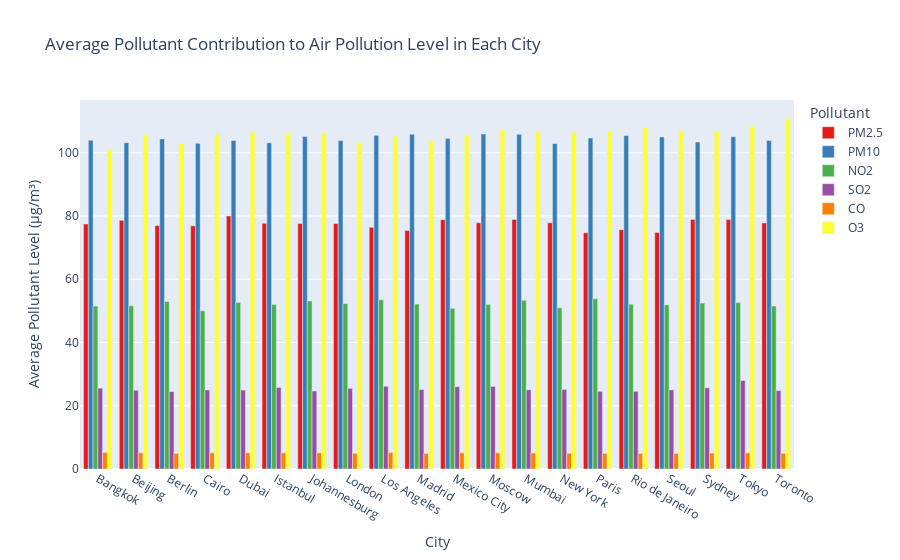

The code cell stored with this chart in its notebook:
### Markdown cell above
*Analysis steps:*

### Code cell
pollutant_columns = ['PM2.5', 'PM10', 'NO2', 'SO2', 'CO', 'O3']
city_pollutants = data.groupby('City')[pollutant_columns].mean().reset_index()

# Melt the dataframe to a long format for visualization
city_pollutants_melted = city_pollutants.melt(id_vars='City', 
                                              value_vars=pollutant_columns, 
                                              var_name='Pollutant', 
                                              value_name='Average Level')

# Step 8: Visualize pollutant contributions per city
fig_pollutants = px.bar(city_pollutants_melted, 
                        x='City', 
                        y='Average Level',
                        color='Pollutant',
                        title='Average Pollutant Contribution to Air Pollution Level in Each City',
                        labels={'Average Level': 'Average Pollutant Level (µg/m³)', 'City': 'City'},
                        barmode='group',
                        color_discrete_sequence=px.colors.qualitative.Set1)
fig_pollutants.update_layout(template='plotly')
fig_pollutants.show()

### Figure 1 — Plotly figure (JSON) as saved in the notebook; plotly's stock layout.template omitted (floating-point values rounded to 4 significant figures)
{"data": [{"alignmentgroup": "True", "hovertemplate": "Pollutant=PM2.5<br>City=%{x}<br>Average Pollutant Level (µg/m³)=%{y}<extra></extra>", "legendgroup": "PM2.5", "marker": {"color": "rgb(228,26,28)", "pattern": {"shape": ""}}, "name": "PM2.5", "offsetgroup": "PM2.5", "orientation": "v", "showlegend": true, "textposition": "auto", "type": "bar", "x": ["Bangkok", "Beijing", "Berlin", "Cairo", "Dubai", "Istanbul", "Johannesburg", "London", "Los Angeles", "Madrid", "Mexico City", "Moscow", "Mumbai", "New York", "Paris", "Rio de Janeiro", "Seoul", "Sydney", "Tokyo", "Toronto"], "xaxis": "x", "y": [77.46, 78.63, 76.97, 76.89, 80.01, 77.71, 77.67, 77.61, 76.42, 75.43, 78.86, 77.88, 78.9, 77.86, 74.69, 75.67, 74.8, 78.93, 78.87, 77.83], "yaxis": "y"}, {"alignmentgroup": "True", "hovertemplate": "Pollutant=PM10<br>City=%{x}<br>Average Pollutant Level (µg/m³)=%{y}<extra></extra>", "legendgroup": "PM10", "marker": {"color": "rgb(55,126,184)", "pattern": {"shape": ""}}, "name": "PM10", "offsetgroup": "PM10", "orientation": "v", "showlegend": true, "textposition": "auto", "type": "bar", "x": ["Bangkok", "Beijing", "Berlin", "Cairo", "Dubai", "Istanbul", "Johannesburg", "London", "Los Angeles", "Madrid", "Mexico City", "Moscow", "Mumbai", "New York", "Paris", "Rio de Janeiro", "Seoul", "Sydney", "Tokyo", "Toronto"], "xaxis": "x", "y": [103.9, 103.2, 104.4, 103.0, 103.9, 103.1, 105.1, 103.8, 105.5, 105.9, 104.5, 105.9, 105.8, 103.0, 104.6, 105.4, 105.0, 103.4, 105.0, 103.9], "yaxis": "y"}, {"alignmentgroup": "True", "hovertemplate": "Pollutant=NO2<br>City=%{x}<br>Average Pollutant Level (µg/m³)=%{y}<extra></extra>", "legendgroup": "NO2", "marker": {"color": "rgb(77,175,74)", "pattern": {"shape": ""}}, "name": "NO2", "offsetgroup": "NO2", "orientation": "v", "showlegend": true, "textposition": "auto", "type": "bar", "x": ["Bangkok", "Beijing", "Berlin", "Cairo", "Dubai", "Istanbul", "Johannesburg", "London", "Los Angeles", "Madrid", "Mexico City", "Moscow", "Mumbai", "New York", "Paris", "Rio de Janeiro", "Seoul", "Sydney", "Tokyo", "Toronto"], "xaxis": "x", "y": [51.51, 51.62, 52.96, 50.06, 52.68, 52.02, 53.15, 52.33, 53.52, 52.14, 50.86, 52.03, 53.34, 51.0, 53.82, 52.1, 51.88, 52.47, 52.67, 51.55], "yaxis": "y"}, {"alignmentgroup": "True", "hovertemplate": "Pollutant=SO2<br>City=%{x}<br>Average Pollutant Level (µg/m³)=%{y}<extra></extra>", "legendgroup": "SO2", "marker": {"color": "rgb(152,78,163)", "pattern": {"shape": ""}}, "name": "SO2", "offsetgroup": "SO2", "orientation": "v", "showlegend": true, "textposition": "auto", "type": "bar", "x": ["Bangkok", "Beijing", "Berlin", "Cairo", "Dubai", "Istanbul", "Johannesburg", "London", "Los Angeles", "Madrid", "Mexico City", "Moscow", "Mumbai", "New York", "Paris", "Rio de Janeiro", "Seoul", "Sydney", "Tokyo", "Toronto"], "xaxis": "x", "y": [25.58, 24.9, 24.51, 24.99, 24.96, 25.77, 24.67, 25.5, 26.15, 25.15, 26.02, 26.11, 25.03, 25.17, 24.57, 24.58, 25.01, 25.68, 27.98, 24.8], "yaxis": "y"}, {"alignmentgroup": "True", "hovertemplate": "Pollutant=CO<br>City=%{x}<br>Average Pollutant Level (µg/m³)=%{y}<extra></extra>", "legendgroup": "CO", "marker": {"color": "rgb(255,127,0)", "pattern": {"shape": ""}}, "name": "CO", "offsetgroup": "CO", "orientation": "v", "showlegend": true, "textposition": "auto", "type": "bar", "x": ["Bangkok", "Beijing", "Berlin", "Cairo", "Dubai", "Istanbul", "Johannesburg", "London", "Los Angeles", "Madrid", "Mexico City", "Moscow", "Mumbai", "New York", "Paris", "Rio de Janeiro", "Seoul", "Sydney", "Tokyo", "Toronto"], "xaxis": "x", "y": [5.264, 5.093, 4.966, 5.127, 5.084, 5.123, 5.093, 4.954, 5.247, 4.886, 5.141, 5.121, 5.078, 4.988, 4.941, 4.907, 4.89, 5.023, 5.101, 4.947], "yaxis": "y"}, {"alignmentgroup": "True", "hovertemplate": "Pollutant=O3<br>City=%{x}<br>Average Pollutant Level (µg/m³)=%{y}<extra></extra>", "legendgroup": "O3", "marker": {"color": "rgb(255,255,51)", "pattern": {"shape": ""}}, "name": "O3", "offsetgroup": "O3", "orientation": "v", "showlegend": true, "textposition": "auto", "type": "bar", "x": ["Bangkok", "Beijing", "Berlin", "Cairo", "Dubai", "Istanbul", "Johannesburg", "London", "Los Angeles", "Madrid", "Mexico City", "Moscow", "Mumbai", "New York", "Paris", "Rio de Janeiro", "Seoul", "Sydney", "Tokyo", "Toronto"], "xaxis": "x", "y": [101.0, 105.7, 102.9, 105.9, 106.4, 106.2, 106.2, 103.3, 105.0, 103.8, 105.7, 107.3, 106.6, 106.4, 106.9, 108.1, 107.0, 106.8, 108.5, 110.9], "yaxis": "y"}], "layout": {"barmode": "group", "legend": {"title": {"text": "Pollutant"}, "tracegroupgap": 0}, "title": {"text": "Average Pollutant Contribution to Air Pollution Level in Each City"}, "xaxis": {"anchor": "y", "domain": [0, 1], "title": {"text": "City"}}, "yaxis": {"anchor": "x", "domain": [0, 1], "title": {"text": "Average Pollutant Level (µg/m³)"}}}}
